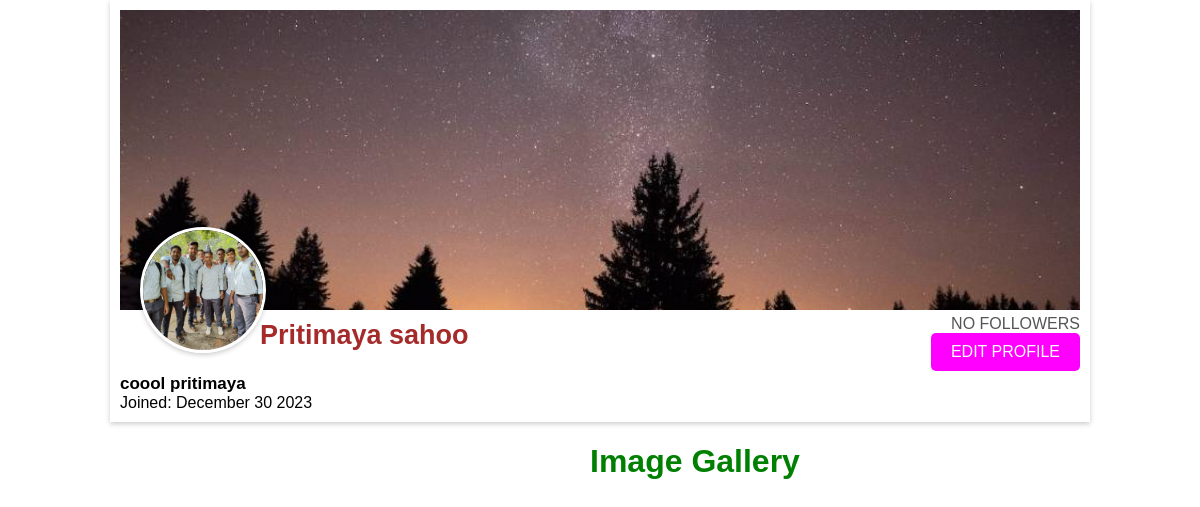
Screenshot of /editprof/ (signed in) with the database file from the repository.
### mainapp/models.py (models this page shows, shortened)
class Profile(models.Model):
    user=models.ForeignKey(CustomUser,on_delete=models.CASCADE)
    id=models.UUIDField(primary_key=True)
    user_create=models.DateTimeField(default=datetime.now)
    profileimage=models.ImageField(upload_to='profilepic',default='default.png')
    name=models.CharField(max_length=50,blank=True)
    about=models.TextField(blank=True)
    current_study=models.CharField(max_length=50,blank=True)
    self_learner = models.BooleanField(default=False)
    current_teach=models.CharField(max_length=50,blank=True)
    backgroundimage=models.ImageField(upload_to='backgroundpic',default='default_cover_img.png')
    no_of_followers=models.IntegerField(default=0)
    comment_by_user=models.IntegerField(default=0)

### mainapp/views.py (the view)
# urls.py: path('editprof/',views.Own_edit_profile,name='own_edit_profile'),
@login_required(login_url='/loguser')
def Own_edit_profile(request):
    uy=request.user
    user_profile=Profile.objects.filter(user=uy).first()
    allfollow=Followerscount.objects.filter(user=uy)
    allfollow=len(allfollow)
    posts=Post.objects.filter(Q(post_by=uy) & Q(postshow=True))
    context={
        'posts':posts,
        'number':allfollow,
        'profile':user_profile,
    }
    return render(request,'owneditprofile.html',context)

### mainapp/templates/owneditprofile.html (shortened to what this page needs)
<!DOCTYPE html>
<html>
<head>
    {% load static %}
    <link rel='stylesheet' href="{% static 'cssfile/owneditprofile.css' %}">
</head>
<body>
  <div class="profile-container">
    <div class="profile-header" style="background-image: url('{{ profile.backgroundimage.url }}');">
      <div class="profile-image">
        <img src="{{profile.profileimage.url}}" alt="Profile Image">
      </div>
      <div class="follow-container">
             {%if number == 0%}
             <span class="follower-count">NO FOLLOWERS</span>
             {%elif number == 1%}
             <span class="follower-count">1 FOLLOWER</span>
             {%else%}
             <span class="follower-count">{{number}} FOLLOWERS</span>
             {%endif%}
             <button class="follow-button" onclick="window.location.href='/profile/'">EDIT PROFILE</button>
      </div>
    </div>
    <h3>{{profile.name}}</h3>
    <h4>{{profile.about}}</h4>
    <div class="joined-date">Joined: {{profile.user_create|date:"F j Y"}}</div>
  </div>
<h1>Image Gallery</h1>
</body>
</html>

### mainapp/static/cssfile/owneditprofile.css (style rules this page uses)
body { margin: 0; padding: 0; font-family: Arial, sans-serif; }
.profile-container { width: 80%; max-width: 1200px; margin: 0 auto; padding: 10px; background-color: #fff; box-shadow: 0 2px 5px rgba(0, 0, 0, 0.2); }
.profile-header { position: relative; background-size: cover; background-position: center; height: 300px; display: flex; justify-content: flex-end; }
.profile-image { position: absolute; bottom: 20px; left: 20px; transform: translate(0, 50%); width: 120px; height: 120px; border-radius: 50%; overflow: hidden; border: 3px solid #fff; box-shadow: 0 2px 5px rgba(0, 0, 0, 0.2); }
.profile-image img { width: 100%; height: 100%; object-fit: cover; }
.follow-container { display: flex; flex-direction: column; align-items: flex-end; margin-top: 10px; }
.follow-button { background-color: #f5deb3; color: #fff; border: none; border-radius: 5px; padding: 10px 20px; font-size: 16px; cursor: pointer; margin-bottom: 5px; background-color:magenta; }
.follower-count { font-size: 16px; color: #555; margin-top:295px; }
h3 { margin-top: 10px; margin-left:140px; font-size: 27px; color:brown; margin-bottom:0px; }
h4 { font-size: 17px; ; margin-bottom: 0px; }
h1 { margin-left:590px; color:green; }

### rows the page displays
Profile: backgroundimage (picture), profileimage (picture), name "Pritimaya sahoo", about "coool pritimaya", user_create "December 30 2023"
